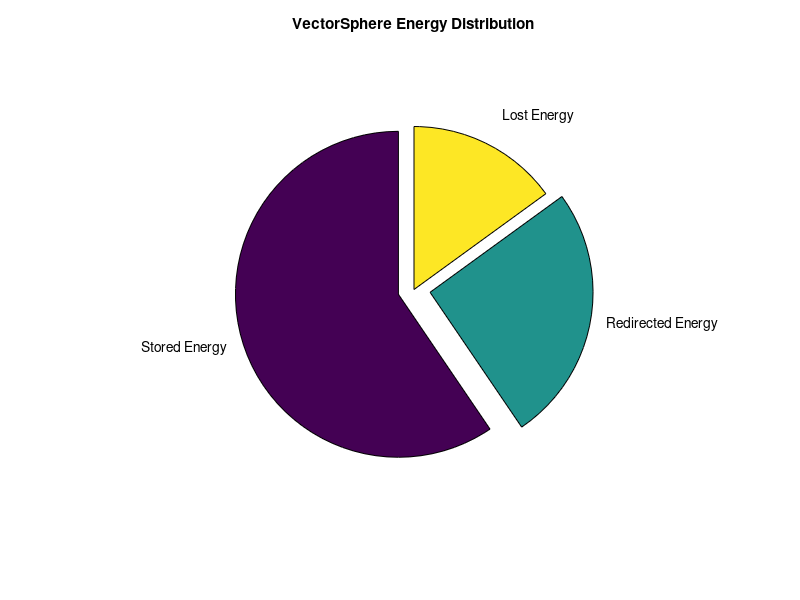
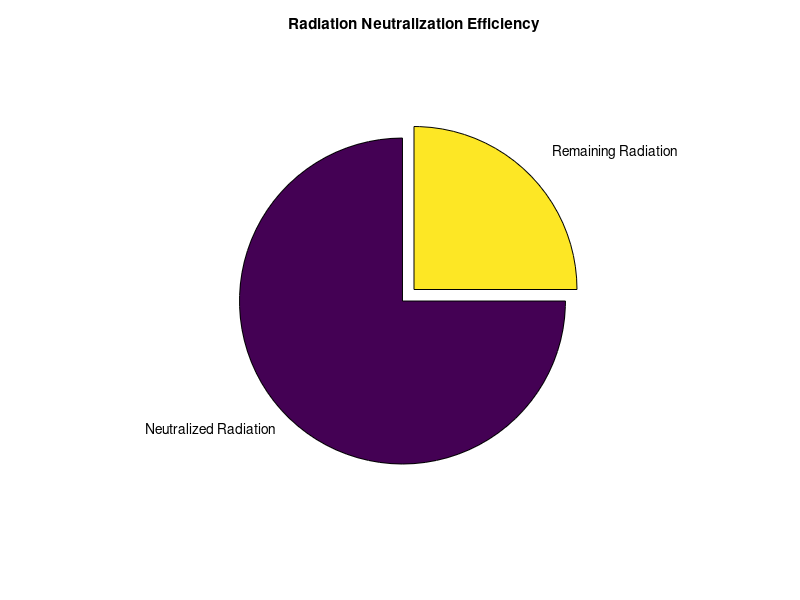

Reproduce these figures in MATLAB, in order.
clc; clear; close all;

% Define Missile Properties
m = 500; % Mass of missile in kg
v = 1200; % Velocity of missile in m/s
E_kinetic = 0.5 * m * v^2; % Kinetic Energy (Joules)
E_explosion = 5e12; % Estimated explosion energy in Joules (small-scale nuke)
E_total = E_kinetic + E_explosion;

% Define VectorSphere Energy Absorption Parameters
absorption_efficiency = 0.85; % 85% of energy is absorbed
E_absorbed = E_total * absorption_efficiency;
E_wasted = E_total - E_absorbed;

% Energy Redirection
E_stored = E_absorbed * 0.7; % 70% stored for power grid
E_redirected = E_absorbed * 0.3; % 30% redirected back as a counterattack

% Radiation-to-Oxygen Conversion System
radiation_neutralization_efficiency = 0.75; % 75% of radiation is neutralized
radiation_energy = E_explosion * (1 - absorption_efficiency); % Radiation left after absorption
neutralized_radiation = radiation_energy * radiation_neutralization_efficiency;
oxygen_produced = neutralized_radiation / (3.6e6); % Rough conversion to kg of O2 (1 kWh = ~1kg O2)

% Display Results
fprintf('Missile Detected! \n');
fprintf('Kinetic Energy: %.2e Joules \n', E_kinetic);
fprintf('Explosion Energy: %.2e Joules \n', E_explosion);
fprintf('Total Incoming Energy: %.2e Joules \n', E_total);
fprintf('\nVectorSphere Absorption:\n');
fprintf('Absorbed Energy: %.2e Joules (%.0f%% Efficiency)\n', E_absorbed, absorption_efficiency*100);
fprintf('Stored for Power: %.2e Joules \n', E_stored);
fprintf('Redirected as Counterattack: %.2e Joules \n', E_redirected);
fprintf('Energy Lost: %.2e Joules \n', E_wasted);

fprintf('\nRadiation Cleanup:\n');
fprintf('Neutralized Radiation: %.2e Joules (%.0f%% Efficiency)\n', neutralized_radiation, radiation_neutralization_efficiency*100);
fprintf('Fresh Oxygen Produced: %.2f kg O2 \n', oxygen_produced);

% Visualization
figure;
labels = {'Stored Energy', 'Redirected Energy', 'Lost Energy'};
values = [E_stored, E_redirected, E_wasted];
explode = [0.1, 0.1, 0];
pie(values, explode, labels);
title('VectorSphere Energy Distribution');

figure;
labels_radiation = {'Neutralized Radiation', 'Remaining Radiation'};
values_radiation = [neutralized_radiation, radiation_energy - neutralized_radiation];
explode_radiation = [0.1, 0];
pie(values_radiation, explode_radiation, labels_radiation);
title('Radiation Neutralization Efficiency');
